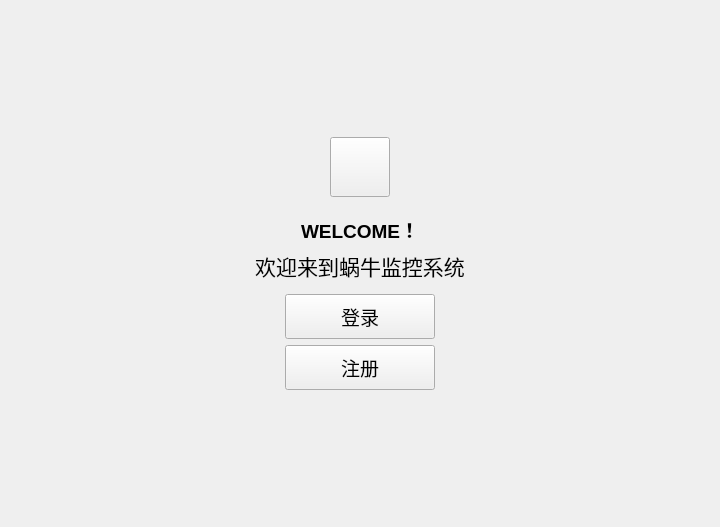
<?xml version="1.0" encoding="UTF-8"?>
<ui version="4.0">
 <class>LaunchScrren</class>
 <widget class="QWidget" name="LaunchScrren">
  <property name="geometry">
   <rect>
    <x>0</x>
    <y>0</y>
    <width>720</width>
    <height>527</height>
   </rect>
  </property>
  <property name="windowTitle">
   <string>Form</string>
  </property>
  <property name="styleSheet">
   <string notr="true"/>
  </property>
  <layout class="QGridLayout" name="gridLayout">
   <item row="0" column="2">
    <spacer name="horizontalSpacer_8">
     <property name="orientation">
      <enum>Qt::Horizontal</enum>
     </property>
     <property name="sizeHint" stdset="0">
      <size>
       <width>211</width>
       <height>20</height>
      </size>
     </property>
    </spacer>
   </item>
   <item row="0" column="1">
    <layout class="QVBoxLayout" name="verticalLayout_4" stretch="1,2,1">
     <item>
      <spacer name="verticalSpacer_6">
       <property name="orientation">
        <enum>Qt::Vertical</enum>
       </property>
       <property name="sizeHint" stdset="0">
        <size>
         <width>20</width>
         <height>40</height>
        </size>
       </property>
      </spacer>
     </item>
     <item>
      <layout class="QVBoxLayout" name="verticalLayout_3" stretch="20,0,0,0,0,0,0,20">
       <item>
        <spacer name="verticalSpacer_5">
         <property name="orientation">
          <enum>Qt::Vertical</enum>
         </property>
         <property name="sizeHint" stdset="0">
          <size>
           <width>20</width>
           <height>13</height>
          </size>
         </property>
        </spacer>
       </item>
       <item>
        <layout class="QHBoxLayout" name="horizontalLayout_2">
         <item>
          <spacer name="horizontalSpacer">
           <property name="orientation">
            <enum>Qt::Horizontal</enum>
           </property>
           <property name="sizeHint" stdset="0">
            <size>
             <width>40</width>
             <height>20</height>
            </size>
           </property>
          </spacer>
         </item>
         <item>
          <widget class="QPushButton" name="pushButton">
           <property name="minimumSize">
            <size>
             <width>60</width>
             <height>60</height>
            </size>
           </property>
           <property name="styleSheet">
            <string notr="true">border-image: url(:/image/load.png);</string>
           </property>
           <property name="text">
            <string/>
           </property>
          </widget>
         </item>
         <item>
          <spacer name="horizontalSpacer_2">
           <property name="orientation">
            <enum>Qt::Horizontal</enum>
           </property>
           <property name="sizeHint" stdset="0">
            <size>
             <width>40</width>
             <height>20</height>
            </size>
           </property>
          </spacer>
         </item>
        </layout>
       </item>
       <item>
        <spacer name="verticalSpacer">
         <property name="orientation">
          <enum>Qt::Vertical</enum>
         </property>
         <property name="sizeHint" stdset="0">
          <size>
           <width>20</width>
           <height>40</height>
          </size>
         </property>
        </spacer>
       </item>
       <item>
        <spacer name="verticalSpacer_2">
         <property name="orientation">
          <enum>Qt::Vertical</enum>
         </property>
         <property name="sizeHint" stdset="0">
          <size>
           <width>20</width>
           <height>40</height>
          </size>
         </property>
        </spacer>
       </item>
       <item>
        <layout class="QVBoxLayout" name="verticalLayout_2">
         <item>
          <layout class="QHBoxLayout" name="horizontalLayout_3">
           <item>
            <spacer name="horizontalSpacer_3">
             <property name="orientation">
              <enum>Qt::Horizontal</enum>
             </property>
             <property name="sizeHint" stdset="0">
              <size>
               <width>40</width>
               <height>20</height>
              </size>
             </property>
            </spacer>
           </item>
           <item>
            <widget class="QLabel" name="label_2">
             <property name="font">
              <font>
               <family>Arial</family>
               <pointsize>14</pointsize>
               <weight>75</weight>
               <bold>true</bold>
              </font>
             </property>
             <property name="styleSheet">
              <string notr="true"/>
             </property>
             <property name="text">
              <string>WELCOME！</string>
             </property>
            </widget>
           </item>
           <item>
            <spacer name="horizontalSpacer_4">
             <property name="orientation">
              <enum>Qt::Horizontal</enum>
             </property>
             <property name="sizeHint" stdset="0">
              <size>
               <width>40</width>
               <height>20</height>
              </size>
             </property>
            </spacer>
           </item>
          </layout>
         </item>
         <item>
          <layout class="QHBoxLayout" name="horizontalLayout_4">
           <item>
            <spacer name="horizontalSpacer_5">
             <property name="orientation">
              <enum>Qt::Horizontal</enum>
             </property>
             <property name="sizeHint" stdset="0">
              <size>
               <width>40</width>
               <height>20</height>
              </size>
             </property>
            </spacer>
           </item>
           <item>
            <widget class="QLabel" name="label_3">
             <property name="font">
              <font>
               <family>Arial</family>
               <pointsize>16</pointsize>
              </font>
             </property>
             <property name="text">
              <string>欢迎来到蜗牛监控系统</string>
             </property>
             <property name="alignment">
              <set>Qt::AlignCenter</set>
             </property>
            </widget>
           </item>
           <item>
            <spacer name="horizontalSpacer_6">
             <property name="orientation">
              <enum>Qt::Horizontal</enum>
             </property>
             <property name="sizeHint" stdset="0">
              <size>
               <width>40</width>
               <height>20</height>
              </size>
             </property>
            </spacer>
           </item>
          </layout>
         </item>
        </layout>
       </item>
       <item>
        <spacer name="verticalSpacer_3">
         <property name="orientation">
          <enum>Qt::Vertical</enum>
         </property>
         <property name="sizeHint" stdset="0">
          <size>
           <width>20</width>
           <height>40</height>
          </size>
         </property>
        </spacer>
       </item>
       <item>
        <layout class="QHBoxLayout" name="horizontalLayout">
         <item>
          <spacer name="horizontalSpacer_17">
           <property name="orientation">
            <enum>Qt::Horizontal</enum>
           </property>
           <property name="sizeHint" stdset="0">
            <size>
             <width>40</width>
             <height>20</height>
            </size>
           </property>
          </spacer>
         </item>
         <item>
          <layout class="QVBoxLayout" name="verticalLayout">
           <item>
            <widget class="QPushButton" name="userPwdLogin_btn">
             <property name="minimumSize">
              <size>
               <width>150</width>
               <height>45</height>
              </size>
             </property>
             <property name="maximumSize">
              <size>
               <width>150</width>
               <height>45</height>
              </size>
             </property>
             <property name="font">
              <font>
               <family>Arial</family>
               <pointsize>14</pointsize>
              </font>
             </property>
             <property name="text">
              <string>登录</string>
             </property>
            </widget>
           </item>
           <item>
            <widget class="QPushButton" name="register_btn">
             <property name="minimumSize">
              <size>
               <width>150</width>
               <height>45</height>
              </size>
             </property>
             <property name="maximumSize">
              <size>
               <width>150</width>
               <height>45</height>
              </size>
             </property>
             <property name="font">
              <font>
               <family>Arial</family>
               <pointsize>14</pointsize>
              </font>
             </property>
             <property name="text">
              <string>注册</string>
             </property>
            </widget>
           </item>
          </layout>
         </item>
         <item>
          <spacer name="horizontalSpacer_18">
           <property name="orientation">
            <enum>Qt::Horizontal</enum>
           </property>
           <property name="sizeHint" stdset="0">
            <size>
             <width>40</width>
             <height>20</height>
            </size>
           </property>
          </spacer>
         </item>
        </layout>
       </item>
       <item>
        <spacer name="verticalSpacer_4">
         <property name="orientation">
          <enum>Qt::Vertical</enum>
         </property>
         <property name="sizeHint" stdset="0">
          <size>
           <width>20</width>
           <height>15</height>
          </size>
         </property>
        </spacer>
       </item>
      </layout>
     </item>
     <item>
      <spacer name="verticalSpacer_7">
       <property name="orientation">
        <enum>Qt::Vertical</enum>
       </property>
       <property name="sizeHint" stdset="0">
        <size>
         <width>20</width>
         <height>40</height>
        </size>
       </property>
      </spacer>
     </item>
    </layout>
   </item>
   <item row="0" column="0">
    <spacer name="horizontalSpacer_7">
     <property name="orientation">
      <enum>Qt::Horizontal</enum>
     </property>
     <property name="sizeHint" stdset="0">
      <size>
       <width>211</width>
       <height>20</height>
      </size>
     </property>
    </spacer>
   </item>
  </layout>
 </widget>
 <resources/>
 <connections/>
</ui>
